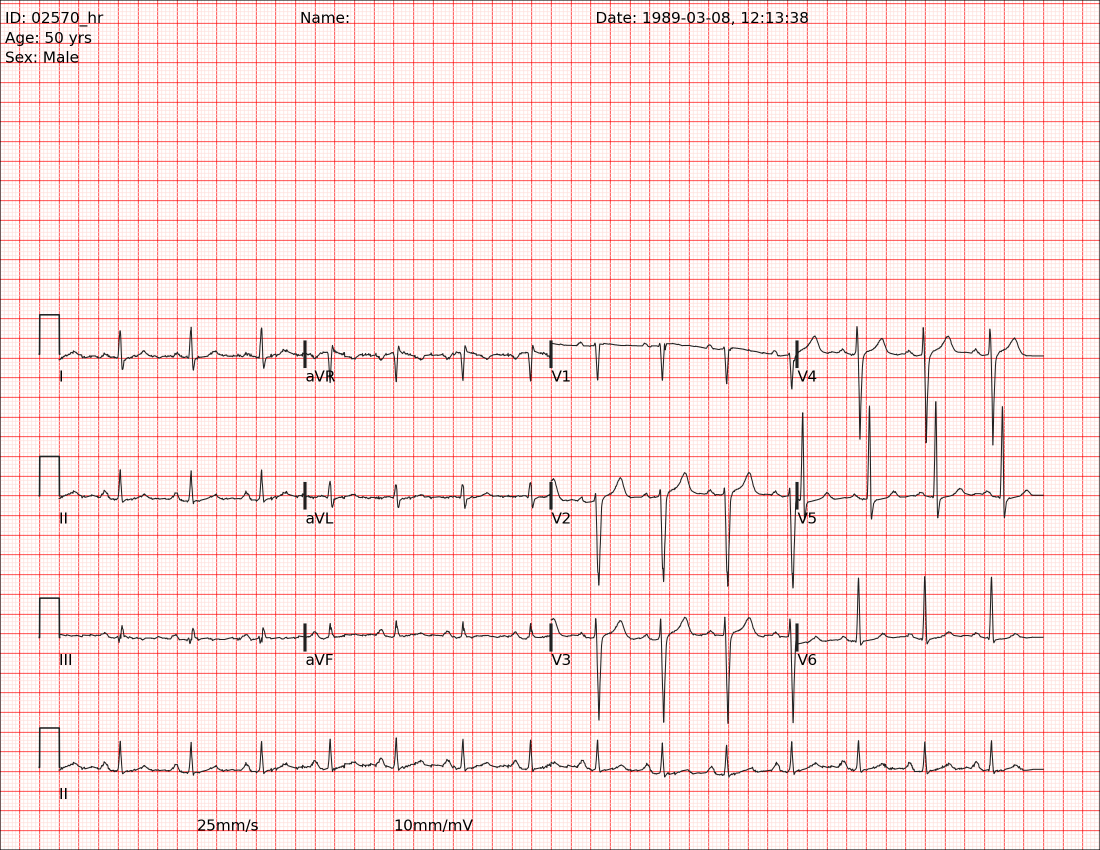
#> input picture Data/10140238/10140238-0001.png, 2200 x 1700 px (shown at 1/2 size); its folder holds only this picture in this run
$ python cut_edges.py
#> lines starting #> are read from the running program, lines starting #| are printed output that depends on the picture; after the words box and inside, x2 and y2 are one past the last pixel; in counts of white or black regions, pixels touching at a corner belong together
import cv2
import numpy as np
import os
from skimage.exposure import match_histograms


def get_image_paths(directory, exts=(".png", ".jpg", ".jpeg", ".bmp", ".tif", ".tiff")):
#> called with directory = './Data/10140238'
    image_paths = []
    for root, _, files in os.walk(directory):
        for file in files:
            if file.lower().endswith(exts):
                image_paths.append(os.path.join(root, file))
    return sorted(image_paths)


def detect_ekg_contour(image_path, save_debug=True):
    # 1️⃣ Wczytaj obraz
#> called with image_path = 'Data/10140238/10140238-0001.png', save_debug = True
    img = cv2.imread(image_path)
#> img is the input picture: shape (1700, 2200, 3); mean B, G, R 225.3, 226.4, 250.2
    original = img.copy()

    # 2️⃣ Konwersja do skali szarości
    gray = cv2.cvtColor(img, cv2.COLOR_BGR2GRAY)
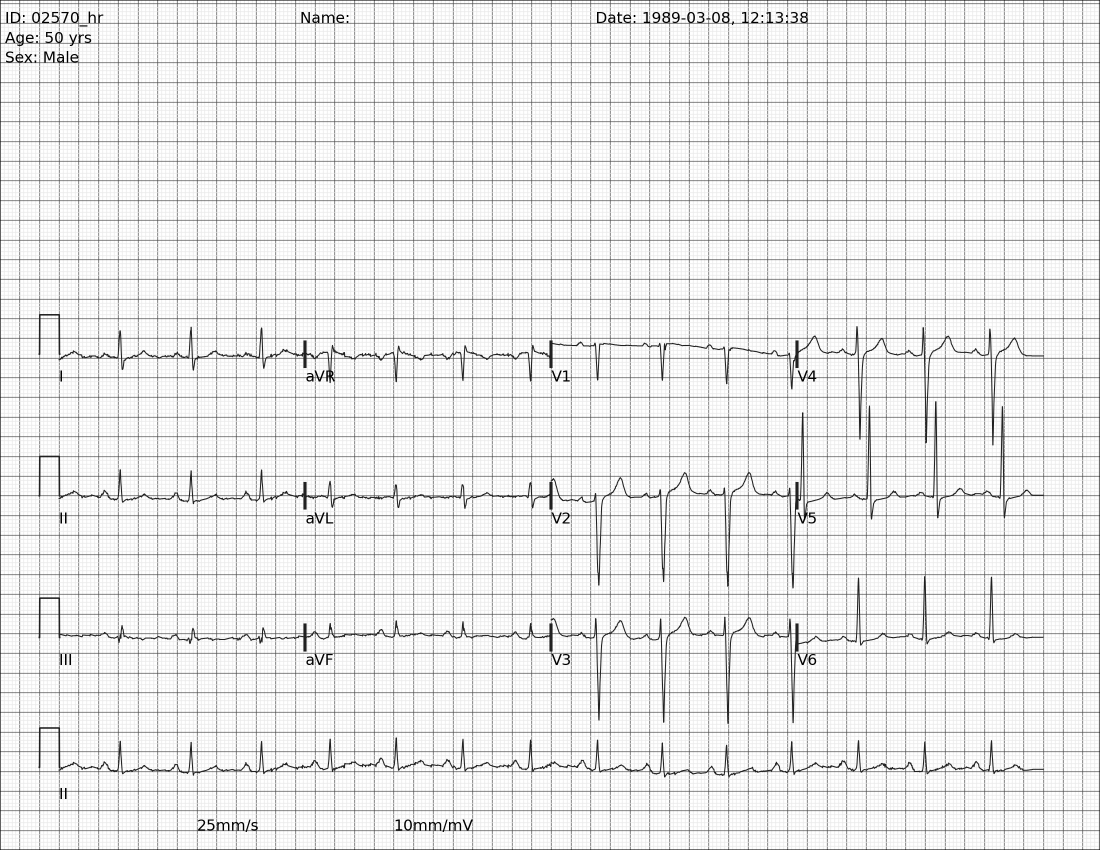
#> gray: shape (1700, 2200) (shown at 1/2 size); min 0, max 255, mean 233.5

    # 3️⃣ Wygładzenie i krawędzie (Canny)
    blur = cv2.GaussianBlur(gray, (5,5), 0)
    edges = cv2.Canny(blur, 50, 150)
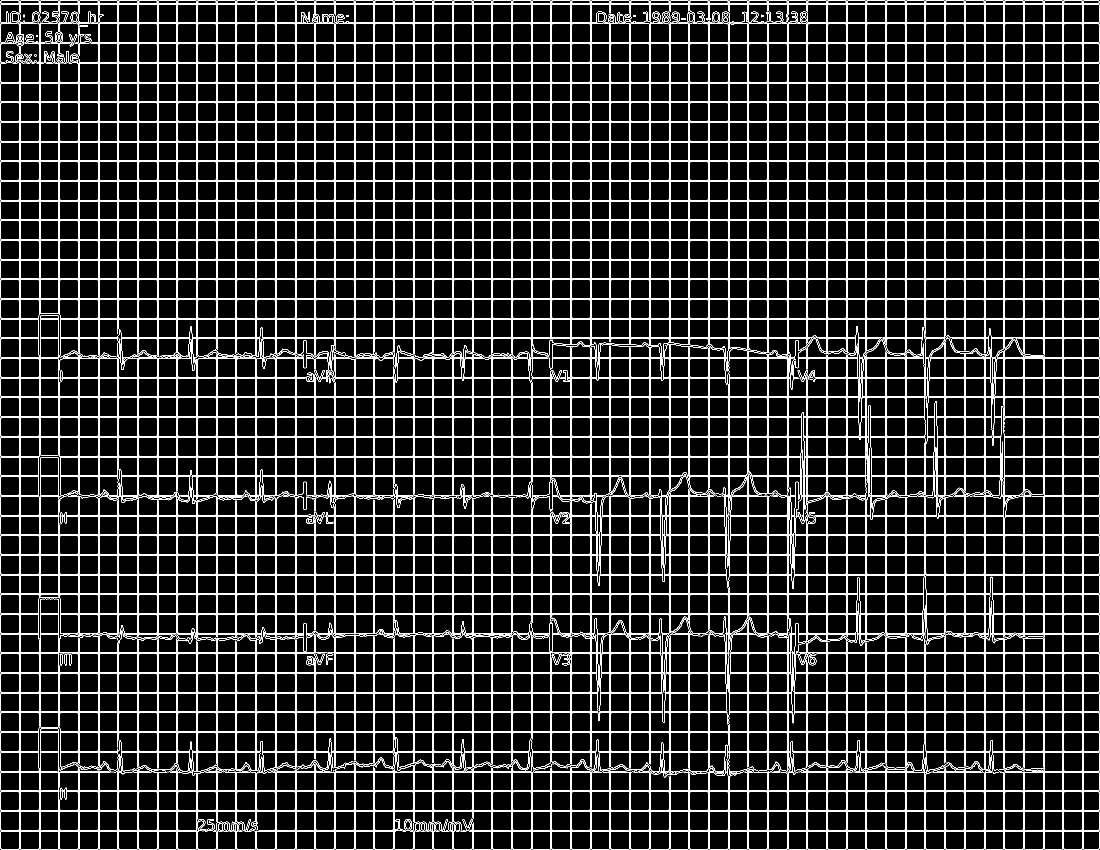
#> edges: shape (1700, 2200) (shown at 1/2 size); 11.3% white in thin lines or dots

    # 4️⃣ Wypełnienie dziur, żeby kontur był spójny
    kernel = np.ones((5,5), np.uint8)
    edges = cv2.dilate(edges, kernel, iterations=2)
#> edges: shape (1700, 2200); 52.2% white; 2496 black regions (35 under 20 px), largest, box (x1, y1, x2, y2) and area: (1541, 51, 1570, 81) 842, (1305, 51, 1334, 81) 841, (675, 51, 704, 81) 840
    edges = cv2.morphologyEx(edges, cv2.MORPH_CLOSE, kernel)
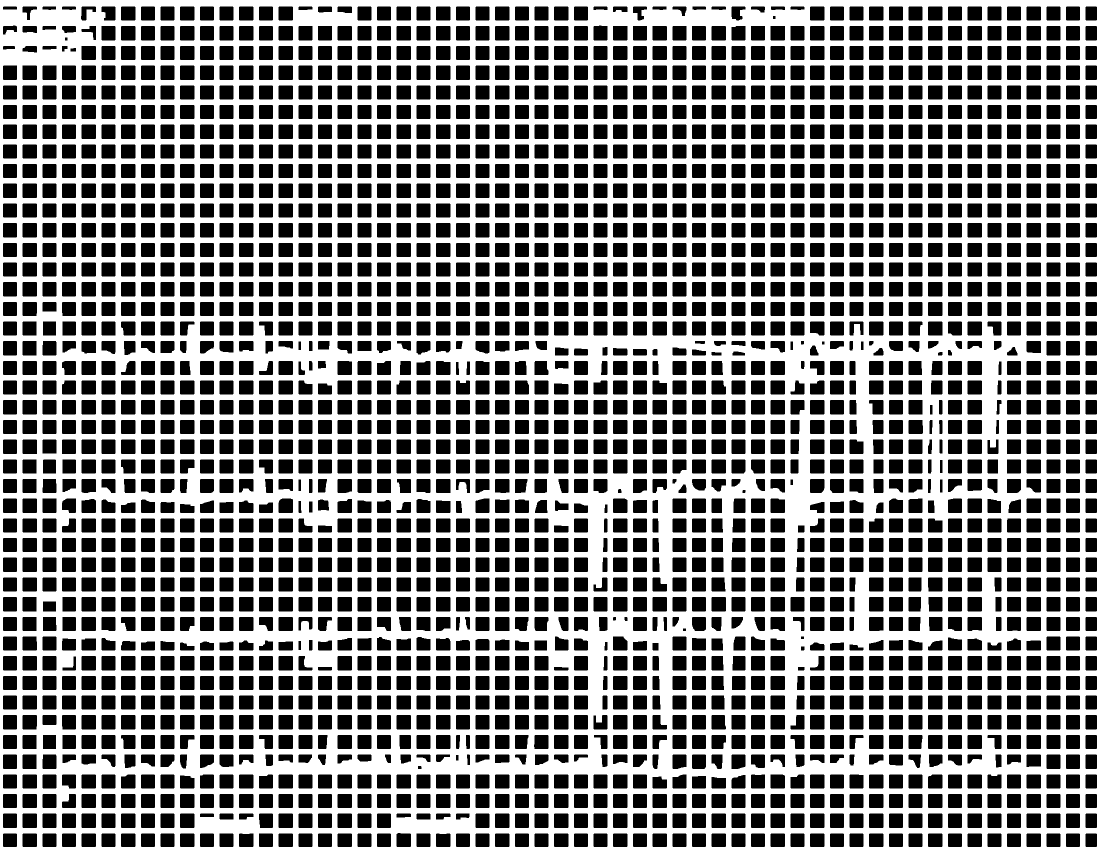
#> edges: shape (1700, 2200) (shown at 1/2 size); 52.4% white; 2440 black regions, largest, box (x1, y1, x2, y2) and area: (1226, 52, 1255, 81) 839, (1541, 52, 1570, 81) 839, (1305, 52, 1334, 81) 838

    # 5️⃣ Znajdź wszystkie kontury
    contours, _ = cv2.findContours(edges, cv2.RETR_EXTERNAL, cv2.CHAIN_APPROX_SIMPLE)
#> contours = [[[0, 0], [0, 1699], [2199, 1699], [2199, 0]]]

    if not contours:
        print("❌ Nie znaleziono konturów.")
        return img

    # 6️⃣ Wybierz największy kontur (największy obszar)
    largest = max(contours, key=cv2.contourArea)
#> largest = [[0, 0], [0, 1699], [2199, 1699], [2199, 0]]
    x, y, w, h = cv2.boundingRect(largest)
#> x = 0; y = 0; w = 2200; h = 1700

    # 7️⃣ Narysuj prostokąt wokół kartki EKG
    cv2.rectangle(original, (x, y), (x+w, y+h), (0, 255, 0), 3)
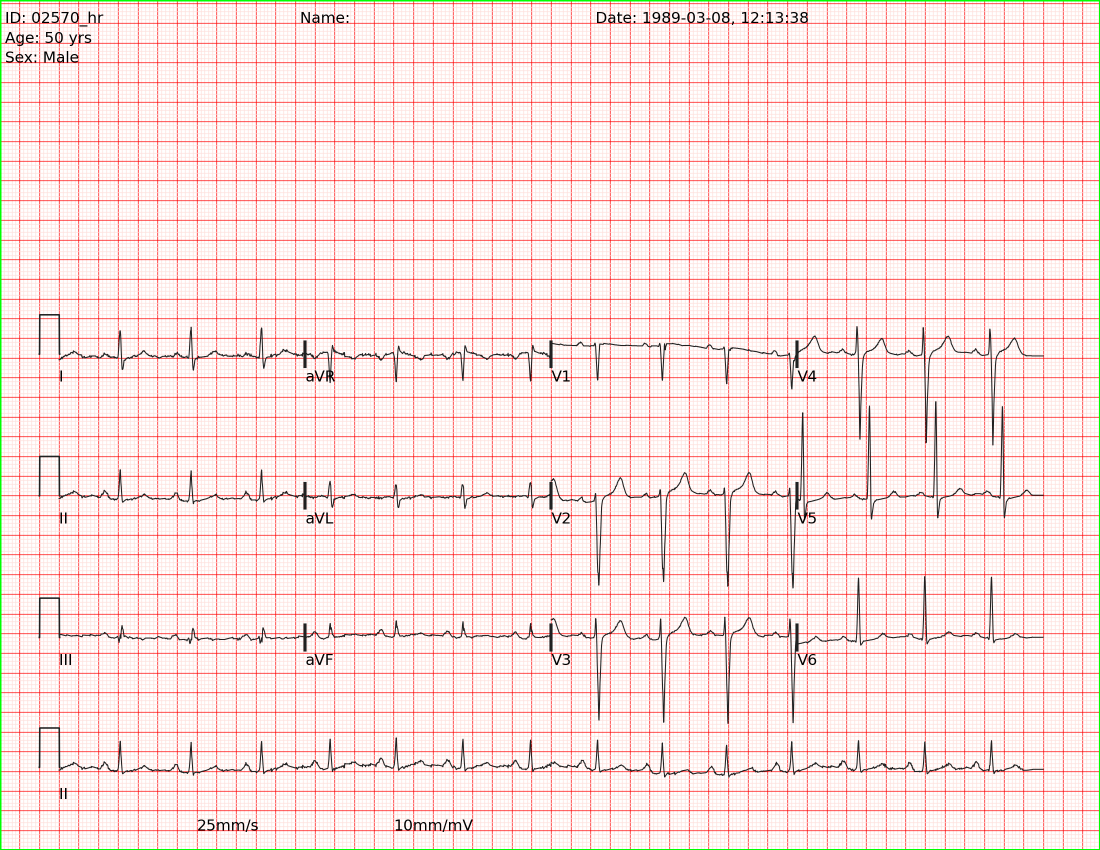
#> original: shape (1700, 2200, 3) (shown at 1/2 size); 0.52% of pixels changed, all inside (x1, y1, x2, y2) = (0, 0, 2200, 1700)

    # 8️⃣ Wytnij fragment EKG
    ekg_cropped = img[y:y+h, x:x+w]

    # 9️⃣ (Opcjonalny debug)
    if save_debug:
        cv2.imwrite("debug_edges.jpg", edges)
        cv2.imwrite("debug_ekg_box.jpg", original)
        cv2.imwrite("ekg_cropped_detected.jpg", ekg_cropped)
        print("✅ Zapisano pliki debugujące (debug_ekg_box.jpg, ekg_cropped_detected.jpg)")

    return ekg_cropped


import cv2
import numpy as np

# [48 lines left out: function detect_ekg_contour_color_sensitive, not called in this run]

import cv2
import numpy as np

# [47 lines left out: function cut_ekg_by_texture, not called in this run]


import cv2
import numpy as np
from skimage.exposure import match_histograms

# [53 lines left out: function cut_edges_hist_texture, not called in this run]


def main():
    directory = "./Data/10140238"
    image_paths = get_image_paths(directory)

    for path in image_paths:
        cropped_image = detect_ekg_contour(path)
        if cropped_image is not None:
            save_path = os.path.join("contur", os.path.basename(path))
            os.makedirs("contur", exist_ok=True)
            cv2.imwrite(save_path, cropped_image)
            print(f"Zapisano przycięty obraz do: {save_path}")
    print("Przycinanie zakończone.")

    # [34 lines of commented-out code are left out]


if __name__ == "__main__":
    main()
